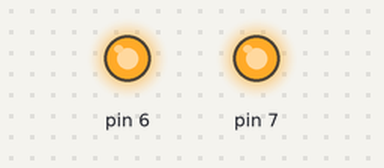
The sketch below on a simulated Arduino Uno, built with avr-gcc and run on an emulated ATmega328P. On the bench: output pins drawn as LEDs (lit = HIGH).

Above: at 0.1 s.
Timing chart, 0 to 1.6 s (numbered marks = the images above):
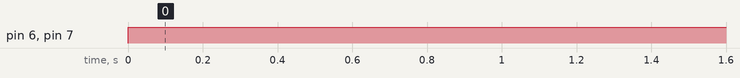

Measured:
- by itself, pin 6, pin 7: LOW → HIGH at 0.00 s

The sketch:

MD20A_moter_driver.ino
```cpp
void setup() {
  pinMode(7,OUTPUT);
  pinMode(6,OUTPUT);

}

void loop() {
   analogWrite(7,135);
  digitalWrite(6,HIGH);

}
```
